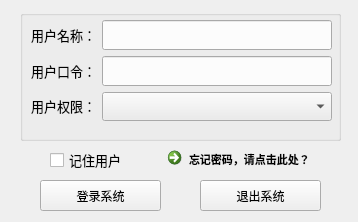
<?xml version="1.0" encoding="UTF-8"?>
<ui version="4.0">
 <class>MainWidget</class>
 <widget class="QWidget" name="MainWidget">
  <property name="geometry">
   <rect>
    <x>0</x>
    <y>0</y>
    <width>358</width>
    <height>222</height>
   </rect>
  </property>
  <property name="windowTitle">
   <string>系统登录验证</string>
  </property>
  <property name="windowIcon">
   <iconset resource="images.qrc">
    <normaloff>:/new/prefix1/images/main_logo.png</normaloff>:/new/prefix1/images/main_logo.png</iconset>
  </property>
  <widget class="QCheckBox" name="checkBox">
   <property name="geometry">
    <rect>
     <x>50</x>
     <y>150</y>
     <width>91</width>
     <height>20</height>
    </rect>
   </property>
   <property name="font">
    <font>
     <family>Arial</family>
     <pointsize>10</pointsize>
    </font>
   </property>
   <property name="text">
    <string>记住用户</string>
   </property>
   <property name="icon">
    <iconset resource="images.qrc">
     <normaloff>:/new/prefix1/images/msg_info.png</normaloff>:/new/prefix1/images/msg_info.png</iconset>
   </property>
  </widget>
  <widget class="QPushButton" name="pushButton_Login">
   <property name="geometry">
    <rect>
     <x>40</x>
     <y>180</y>
     <width>121</width>
     <height>31</height>
    </rect>
   </property>
   <property name="text">
    <string>登录系统</string>
   </property>
   <property name="icon">
    <iconset resource="images.qrc">
     <normaloff>:/new/prefix1/images/btn_ok.png</normaloff>:/new/prefix1/images/btn_ok.png</iconset>
   </property>
  </widget>
  <widget class="QPushButton" name="pushButton_Exit">
   <property name="geometry">
    <rect>
     <x>200</x>
     <y>180</y>
     <width>121</width>
     <height>31</height>
    </rect>
   </property>
   <property name="text">
    <string>退出系统</string>
   </property>
   <property name="icon">
    <iconset resource="images.qrc">
     <normaloff>:/new/prefix1/images/btn_close.png</normaloff>:/new/prefix1/images/btn_close.png</iconset>
   </property>
  </widget>
  <widget class="QCommandLinkButton" name="commandLinkButton">
   <property name="geometry">
    <rect>
     <x>160</x>
     <y>140</y>
     <width>171</width>
     <height>31</height>
    </rect>
   </property>
   <property name="font">
    <font>
     <family>Segoe UI</family>
     <pointsize>8</pointsize>
    </font>
   </property>
   <property name="text">
    <string>忘记密码，请点击此处？</string>
   </property>
  </widget>
  <widget class="QGroupBox" name="groupBox_2">
   <property name="geometry">
    <rect>
     <x>20</x>
     <y>10</y>
     <width>321</width>
     <height>131</height>
    </rect>
   </property>
   <property name="title">
    <string/>
   </property>
  </widget>
  <widget class="QWidget" name="">
   <property name="geometry">
    <rect>
     <x>31</x>
     <y>20</y>
     <width>301</width>
     <height>101</height>
    </rect>
   </property>
   <layout class="QHBoxLayout" name="horizontalLayout">
    <item>
     <layout class="QVBoxLayout" name="verticalLayout">
      <item>
       <widget class="QLabel" name="label">
        <property name="font">
         <font>
          <family>宋体</family>
          <pointsize>10</pointsize>
         </font>
        </property>
        <property name="text">
         <string>用户名称：</string>
        </property>
       </widget>
      </item>
      <item>
       <widget class="QLabel" name="label_2">
        <property name="font">
         <font>
          <family>宋体</family>
          <pointsize>10</pointsize>
         </font>
        </property>
        <property name="text">
         <string>用户口令：</string>
        </property>
       </widget>
      </item>
      <item>
       <widget class="QLabel" name="label_3">
        <property name="font">
         <font>
          <family>宋体</family>
          <pointsize>10</pointsize>
         </font>
        </property>
        <property name="text">
         <string>用户权限：</string>
        </property>
       </widget>
      </item>
     </layout>
    </item>
    <item>
     <layout class="QVBoxLayout" name="verticalLayout_2">
      <item>
       <widget class="QLineEdit" name="lineEdit_user">
        <property name="font">
         <font>
          <family>Arial</family>
          <pointsize>14</pointsize>
         </font>
        </property>
       </widget>
      </item>
      <item>
       <widget class="QLineEdit" name="lineEdit_Password">
        <property name="font">
         <font>
          <family>Arial</family>
          <pointsize>14</pointsize>
         </font>
        </property>
       </widget>
      </item>
      <item>
       <widget class="QComboBox" name="comboBox_cleck">
        <property name="font">
         <font>
          <family>Arial</family>
          <pointsize>14</pointsize>
         </font>
        </property>
       </widget>
      </item>
     </layout>
    </item>
   </layout>
  </widget>
  <zorder>groupBox_2</zorder>
  <zorder>lineEdit_user</zorder>
  <zorder>lineEdit_Password</zorder>
  <zorder>comboBox_cleck</zorder>
  <zorder>label</zorder>
  <zorder>label_2</zorder>
  <zorder>label_3</zorder>
  <zorder>checkBox</zorder>
  <zorder>pushButton_Login</zorder>
  <zorder>pushButton_Exit</zorder>
  <zorder>commandLinkButton</zorder>
 </widget>
 <resources>
  <include location="images.qrc"/>
 </resources>
 <connections/>
</ui>
